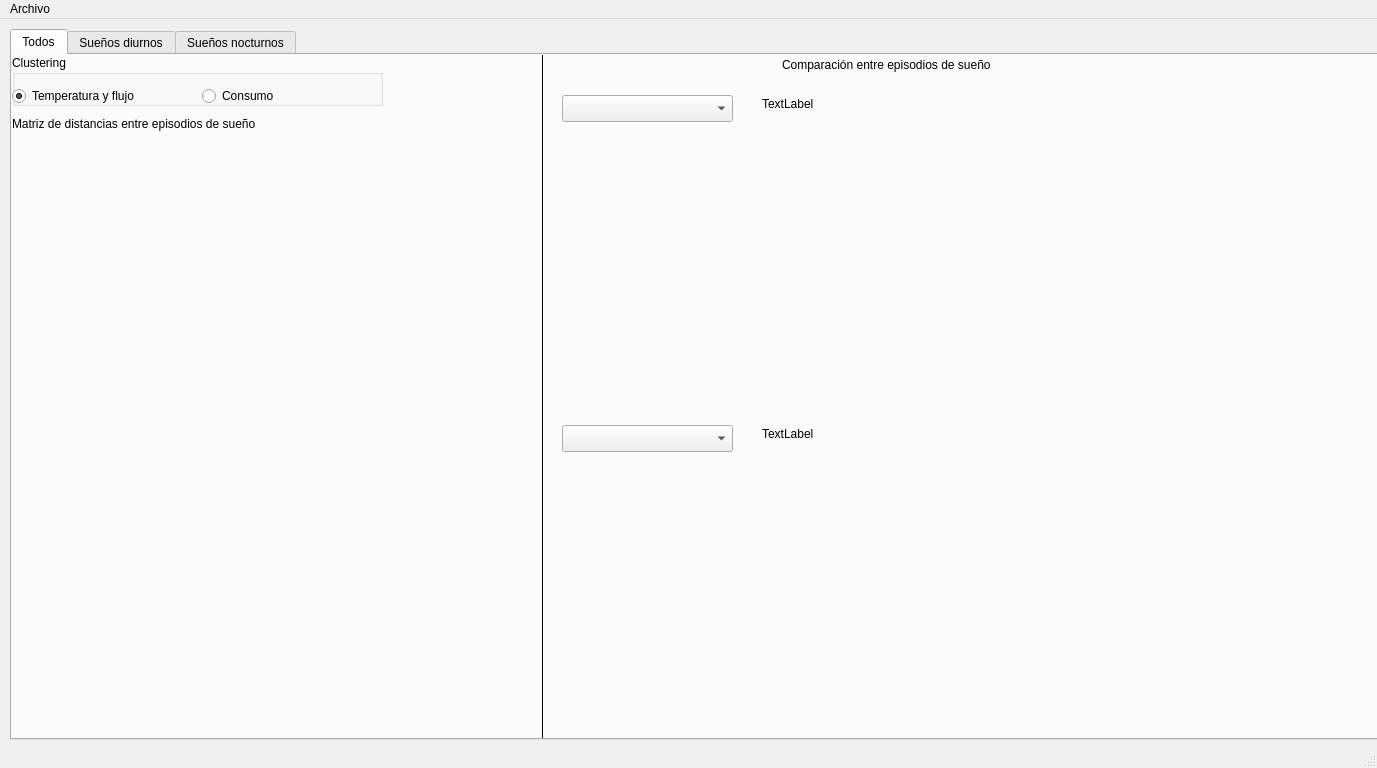
<?xml version="1.0" encoding="UTF-8"?>
<ui version="4.0">
 <class>MainWindow</class>
 <widget class="QMainWindow" name="MainWindow">
  <property name="geometry">
   <rect>
    <x>0</x>
    <y>0</y>
    <width>1377</width>
    <height>768</height>
   </rect>
  </property>
  <property name="windowTitle">
   <string>MainWindow</string>
  </property>
  <widget class="QWidget" name="centralwidget">
   <widget class="QTabWidget" name="tabWidget">
    <property name="geometry">
     <rect>
      <x>10</x>
      <y>10</y>
      <width>1371</width>
      <height>711</height>
     </rect>
    </property>
    <property name="currentIndex">
     <number>0</number>
    </property>
    <widget class="QWidget" name="tab_2">
     <attribute name="title">
      <string>Todos</string>
     </attribute>
     <widget class="QGroupBox" name="groupBox">
      <property name="geometry">
       <rect>
        <x>0</x>
        <y>0</y>
        <width>371</width>
        <height>51</height>
       </rect>
      </property>
      <property name="title">
       <string>Clustering</string>
      </property>
      <widget class="QRadioButton" name="rbTemperatura">
       <property name="geometry">
        <rect>
         <x>0</x>
         <y>30</y>
         <width>171</width>
         <height>22</height>
        </rect>
       </property>
       <property name="text">
        <string>Temperatura y flujo</string>
       </property>
       <property name="checked">
        <bool>true</bool>
       </property>
      </widget>
      <widget class="QRadioButton" name="rbConsumo">
       <property name="geometry">
        <rect>
         <x>190</x>
         <y>30</y>
         <width>116</width>
         <height>22</height>
        </rect>
       </property>
       <property name="text">
        <string>Consumo</string>
       </property>
      </widget>
     </widget>
     <widget class="QComboBox" name="cbx2">
      <property name="geometry">
       <rect>
        <x>550</x>
        <y>370</y>
        <width>171</width>
        <height>27</height>
       </rect>
      </property>
     </widget>
     <widget class="KSeparator" name="kseparator_2">
      <property name="geometry">
       <rect>
        <x>530</x>
        <y>340</y>
        <width>841</width>
        <height>20</height>
       </rect>
      </property>
     </widget>
     <widget class="QLabel" name="lbl1">
      <property name="geometry">
       <rect>
        <x>750</x>
        <y>40</y>
        <width>461</width>
        <height>17</height>
       </rect>
      </property>
      <property name="text">
       <string>TextLabel</string>
      </property>
     </widget>
     <widget class="QLabel" name="lbl2">
      <property name="geometry">
       <rect>
        <x>750</x>
        <y>370</y>
        <width>461</width>
        <height>17</height>
       </rect>
      </property>
      <property name="text">
       <string>TextLabel</string>
      </property>
     </widget>
     <widget class="QComboBox" name="cbx1">
      <property name="geometry">
       <rect>
        <x>550</x>
        <y>40</y>
        <width>171</width>
        <height>27</height>
       </rect>
      </property>
      <property name="maximumSize">
       <size>
        <width>16777215</width>
        <height>300</height>
       </size>
      </property>
     </widget>
     <widget class="QWidget" name="wgPlotBot" native="true">
      <property name="geometry">
       <rect>
        <x>550</x>
        <y>410</y>
        <width>801</width>
        <height>271</height>
       </rect>
      </property>
      <layout class="QHBoxLayout" name="plotLayoutBot"/>
     </widget>
     <widget class="KSeparator" name="kseparator">
      <property name="geometry">
       <rect>
        <x>480</x>
        <y>-20</y>
        <width>101</width>
        <height>731</height>
       </rect>
      </property>
      <property name="orientation">
       <enum>Qt::Vertical</enum>
      </property>
     </widget>
     <widget class="QWidget" name="wgDendograma" native="true">
      <property name="geometry">
       <rect>
        <x>0</x>
        <y>390</y>
        <width>511</width>
        <height>291</height>
       </rect>
      </property>
      <layout class="QGridLayout" name="dendrogramLayout"/>
     </widget>
     <widget class="QLabel" name="label_3">
      <property name="geometry">
       <rect>
        <x>0</x>
        <y>60</y>
        <width>311</width>
        <height>17</height>
       </rect>
      </property>
      <property name="text">
       <string>Matriz de distancias entre episodios de sueño</string>
      </property>
     </widget>
     <widget class="QWidget" name="wgDistTable" native="true">
      <property name="geometry">
       <rect>
        <x>0</x>
        <y>90</y>
        <width>511</width>
        <height>291</height>
       </rect>
      </property>
      <layout class="QGridLayout" name="tableLayout"/>
     </widget>
     <widget class="QLabel" name="label">
      <property name="geometry">
       <rect>
        <x>770</x>
        <y>0</y>
        <width>261</width>
        <height>20</height>
       </rect>
      </property>
      <property name="text">
       <string>Comparación entre episodios de sueño</string>
      </property>
     </widget>
     <widget class="QWidget" name="wgPlotUp" native="true">
      <property name="geometry">
       <rect>
        <x>550</x>
        <y>80</y>
        <width>801</width>
        <height>251</height>
       </rect>
      </property>
      <layout class="QHBoxLayout" name="plotLayoutUp"/>
     </widget>
    </widget>
    <widget class="QWidget" name="tab">
     <attribute name="title">
      <string>Sueños diurnos</string>
     </attribute>
     <widget class="QComboBox" name="cbx1Siestas">
      <property name="geometry">
       <rect>
        <x>550</x>
        <y>40</y>
        <width>171</width>
        <height>27</height>
       </rect>
      </property>
      <property name="maximumSize">
       <size>
        <width>16777215</width>
        <height>300</height>
       </size>
      </property>
     </widget>
     <widget class="QComboBox" name="cbx2Siestas">
      <property name="geometry">
       <rect>
        <x>550</x>
        <y>370</y>
        <width>171</width>
        <height>27</height>
       </rect>
      </property>
     </widget>
     <widget class="QLabel" name="label_2">
      <property name="geometry">
       <rect>
        <x>770</x>
        <y>0</y>
        <width>381</width>
        <height>20</height>
       </rect>
      </property>
      <property name="text">
       <string>Comparación entre episodios de sueño diurnos (siestas)</string>
      </property>
     </widget>
     <widget class="KSeparator" name="kseparator_4">
      <property name="geometry">
       <rect>
        <x>480</x>
        <y>-20</y>
        <width>101</width>
        <height>731</height>
       </rect>
      </property>
      <property name="orientation">
       <enum>Qt::Vertical</enum>
      </property>
     </widget>
     <widget class="QWidget" name="wgDendograma_2" native="true">
      <property name="geometry">
       <rect>
        <x>0</x>
        <y>390</y>
        <width>511</width>
        <height>291</height>
       </rect>
      </property>
      <layout class="QGridLayout" name="dendrogramLayoutSiestas"/>
     </widget>
     <widget class="QLabel" name="lbl2Siestas">
      <property name="geometry">
       <rect>
        <x>750</x>
        <y>370</y>
        <width>461</width>
        <height>17</height>
       </rect>
      </property>
      <property name="text">
       <string>TextLabel</string>
      </property>
     </widget>
     <widget class="QLabel" name="lbl1Siestas">
      <property name="geometry">
       <rect>
        <x>750</x>
        <y>40</y>
        <width>461</width>
        <height>17</height>
       </rect>
      </property>
      <property name="text">
       <string>TextLabel</string>
      </property>
     </widget>
     <widget class="QWidget" name="wgPlotBot_2" native="true">
      <property name="geometry">
       <rect>
        <x>550</x>
        <y>410</y>
        <width>801</width>
        <height>271</height>
       </rect>
      </property>
      <layout class="QHBoxLayout" name="plotLayoutBotSiestas"/>
     </widget>
     <widget class="QGroupBox" name="groupBox_2">
      <property name="geometry">
       <rect>
        <x>0</x>
        <y>0</y>
        <width>371</width>
        <height>51</height>
       </rect>
      </property>
      <property name="title">
       <string>Clustering</string>
      </property>
      <widget class="QRadioButton" name="rbTemperaturaSiestas">
       <property name="geometry">
        <rect>
         <x>0</x>
         <y>30</y>
         <width>171</width>
         <height>22</height>
        </rect>
       </property>
       <property name="text">
        <string>Temperatura y flujo</string>
       </property>
       <property name="checked">
        <bool>true</bool>
       </property>
      </widget>
      <widget class="QRadioButton" name="rbConsumoSiestas">
       <property name="geometry">
        <rect>
         <x>190</x>
         <y>30</y>
         <width>116</width>
         <height>22</height>
        </rect>
       </property>
       <property name="text">
        <string>Consumo</string>
       </property>
      </widget>
     </widget>
     <widget class="KSeparator" name="kseparator_3">
      <property name="geometry">
       <rect>
        <x>530</x>
        <y>340</y>
        <width>841</width>
        <height>20</height>
       </rect>
      </property>
     </widget>
     <widget class="QLabel" name="label_4">
      <property name="geometry">
       <rect>
        <x>0</x>
        <y>60</y>
        <width>311</width>
        <height>17</height>
       </rect>
      </property>
      <property name="text">
       <string>Matriz de distancias entre episodios de sueño</string>
      </property>
     </widget>
     <widget class="QWidget" name="wgPlotUp_2" native="true">
      <property name="geometry">
       <rect>
        <x>550</x>
        <y>80</y>
        <width>801</width>
        <height>251</height>
       </rect>
      </property>
      <layout class="QHBoxLayout" name="plotLayoutUpSiestas"/>
     </widget>
     <widget class="QWidget" name="wgDistTable_2" native="true">
      <property name="geometry">
       <rect>
        <x>0</x>
        <y>90</y>
        <width>511</width>
        <height>291</height>
       </rect>
      </property>
      <layout class="QGridLayout" name="tableLayoutSiestas"/>
     </widget>
    </widget>
    <widget class="QWidget" name="tab_3">
     <attribute name="title">
      <string>Sueños nocturnos</string>
     </attribute>
     <widget class="QComboBox" name="cbx1Suenos">
      <property name="geometry">
       <rect>
        <x>550</x>
        <y>40</y>
        <width>171</width>
        <height>27</height>
       </rect>
      </property>
      <property name="maximumSize">
       <size>
        <width>16777215</width>
        <height>300</height>
       </size>
      </property>
     </widget>
     <widget class="QWidget" name="wgPlotBot_3" native="true">
      <property name="geometry">
       <rect>
        <x>550</x>
        <y>410</y>
        <width>801</width>
        <height>271</height>
       </rect>
      </property>
      <layout class="QHBoxLayout" name="plotLayoutBotSuenos"/>
     </widget>
     <widget class="KSeparator" name="kseparator_5">
      <property name="geometry">
       <rect>
        <x>530</x>
        <y>340</y>
        <width>841</width>
        <height>20</height>
       </rect>
      </property>
     </widget>
     <widget class="QWidget" name="wgDistTable_3" native="true">
      <property name="geometry">
       <rect>
        <x>0</x>
        <y>90</y>
        <width>511</width>
        <height>291</height>
       </rect>
      </property>
      <layout class="QGridLayout" name="tableLayoutSuenos"/>
     </widget>
     <widget class="KSeparator" name="kseparator_6">
      <property name="geometry">
       <rect>
        <x>480</x>
        <y>-20</y>
        <width>101</width>
        <height>731</height>
       </rect>
      </property>
      <property name="orientation">
       <enum>Qt::Vertical</enum>
      </property>
     </widget>
     <widget class="QWidget" name="wgPlotUp_3" native="true">
      <property name="geometry">
       <rect>
        <x>550</x>
        <y>80</y>
        <width>801</width>
        <height>251</height>
       </rect>
      </property>
      <layout class="QHBoxLayout" name="plotLayoutUpSuenos"/>
     </widget>
     <widget class="QLabel" name="label_5">
      <property name="geometry">
       <rect>
        <x>0</x>
        <y>60</y>
        <width>311</width>
        <height>17</height>
       </rect>
      </property>
      <property name="text">
       <string>Matriz de distancias entre episodios de sueño</string>
      </property>
     </widget>
     <widget class="QLabel" name="lbl1Suenos">
      <property name="geometry">
       <rect>
        <x>750</x>
        <y>40</y>
        <width>461</width>
        <height>17</height>
       </rect>
      </property>
      <property name="text">
       <string>TextLabel</string>
      </property>
     </widget>
     <widget class="QGroupBox" name="groupBox_3">
      <property name="geometry">
       <rect>
        <x>0</x>
        <y>0</y>
        <width>371</width>
        <height>51</height>
       </rect>
      </property>
      <property name="title">
       <string>Clustering</string>
      </property>
      <widget class="QRadioButton" name="rbTemperaturaSuenos">
       <property name="geometry">
        <rect>
         <x>0</x>
         <y>30</y>
         <width>171</width>
         <height>22</height>
        </rect>
       </property>
       <property name="text">
        <string>Temperatura y flujo</string>
       </property>
       <property name="checked">
        <bool>true</bool>
       </property>
      </widget>
      <widget class="QRadioButton" name="rbConsumoSuenos">
       <property name="geometry">
        <rect>
         <x>190</x>
         <y>30</y>
         <width>116</width>
         <height>22</height>
        </rect>
       </property>
       <property name="text">
        <string>Consumo</string>
       </property>
      </widget>
     </widget>
     <widget class="QWidget" name="wgDendograma_3" native="true">
      <property name="geometry">
       <rect>
        <x>0</x>
        <y>390</y>
        <width>511</width>
        <height>291</height>
       </rect>
      </property>
      <layout class="QGridLayout" name="dendrogramLayoutSuenos"/>
     </widget>
     <widget class="QLabel" name="lbl2Suenos">
      <property name="geometry">
       <rect>
        <x>750</x>
        <y>370</y>
        <width>461</width>
        <height>17</height>
       </rect>
      </property>
      <property name="text">
       <string>TextLabel</string>
      </property>
     </widget>
     <widget class="QComboBox" name="cbx2Suenos">
      <property name="geometry">
       <rect>
        <x>550</x>
        <y>370</y>
        <width>171</width>
        <height>27</height>
       </rect>
      </property>
     </widget>
     <widget class="QLabel" name="label_6">
      <property name="geometry">
       <rect>
        <x>770</x>
        <y>0</y>
        <width>361</width>
        <height>20</height>
       </rect>
      </property>
      <property name="text">
       <string>Comparación entre episodios de sueño nocturnos</string>
      </property>
     </widget>
    </widget>
   </widget>
  </widget>
  <widget class="QMenuBar" name="menubar">
   <property name="geometry">
    <rect>
     <x>0</x>
     <y>0</y>
     <width>1377</width>
     <height>25</height>
    </rect>
   </property>
   <widget class="QMenu" name="menuArchivo">
    <property name="title">
     <string>Archivo</string>
    </property>
    <addaction name="actionAbrir"/>
   </widget>
   <addaction name="menuArchivo"/>
  </widget>
  <widget class="QStatusBar" name="statusbar"/>
  <action name="actionAbrir">
   <property name="text">
    <string>Abrir</string>
   </property>
  </action>
 </widget>
 <customwidgets>
  <customwidget>
   <class>KSeparator</class>
   <extends>QFrame</extends>
   <header>kseparator.h</header>
  </customwidget>
 </customwidgets>
 <resources/>
 <connections/>
</ui>
